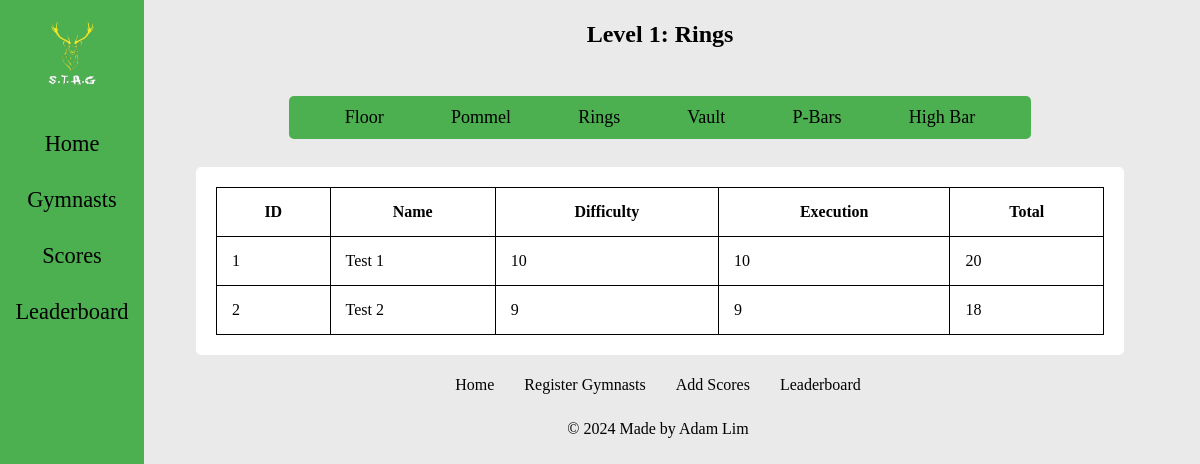
Screenshot of /apparatuslead/1/3 with the database file from the repository.
### tables this page shows
CREATE TABLE apparatus (apparatus_id INTEGER PRIMARY KEY, apparatus_name TEXT);

CREATE TABLE score (score_id INTEGER PRIMARY KEY, gymnast_id INTEGER REFERENCES gymnast (gymnast_id), apparatus_id INTEGER REFERENCES apparatus (apparatus_id), escore INTEGER, dscore INTEGER);

CREATE TABLE gymnast (gymnast_id INTEGER PRIMARY KEY, gymnast_name TEXT, level INTEGER);

### routes.py (the view)
@app.route("/apparatuslead/<int:level>/<int:apparatus_id>")
def apparatus_leaderboard(level, apparatus_id):
    conn = sqlite3.connect("database.db")
    cur = conn.cursor()
    cur.execute("SELECT score.gymnast_id, gymnast.gymnast_name, score.dscore,"
                "score.escore, (score.dscore + score.escore) "
                "AS total FROM gymnast "
                "JOIN score ON score.gymnast_id = gymnast.gymnast_id "
                "WHERE score.apparatus_id = ? AND gymnast.level = ? "
                "ORDER BY total DESC", (apparatus_id, level))
    data = cur.fetchall()
    '''
        Gets scores for an apparatus and level,
        calculating the total score for each gymnast.
        Orders the results by total score in descending order.
    '''
    cur.execute("SELECT apparatus_name FROM apparatus "
                "WHERE apparatus_id = ?", (apparatus_id,))
    apparatus_name = cur.fetchone()[0]
    '''
        Gets the name of the
        apparatus based on the given apparatus ID.
    '''
    cur.execute("SELECT DISTINCT apparatus.apparatus_id, "
                "apparatus.apparatus_name FROM apparatus "
                "JOIN score ON apparatus.apparatus_id = score.apparatus_id "
                "JOIN gymnast ON score.gymnast_id = gymnast.gymnast_id "
                "WHERE gymnast.level = ? "
                "ORDER BY apparatus.apparatus_id", (level,))
    apps = cur.fetchall()
    '''
        Gets all apparatus used by
        gymnasts at thier level, making sure the apparatus is
        associated with scores and gymnasts at that level.
    '''
    conn.close()
    return render_template("apparatuslead.html", level=level,
                           apparatus_id=apparatus_id, data=data,
                           apps=apps, apparatus_name=apparatus_name)

### templates/apparatuslead.html
{% extends 'layout.html' %}
{% block content %}
<div class="content">
    <h2 id="leadtitle">Level {{ level }}: {{ apparatus_name }}</h2>
    <div class="appheader">
        {% for app in apps %}
            <a class="applinks" href="/apparatuslead/{{ level }}/{{ app[0] }}">{{ app[1] }}</a>
        {% endfor %}
    </div>
    <div class="leadtable">
        <table>
            <tr>
                <th>ID</th>
                <th>Name</th>
                <th>Difficulty</th>
                <th>Execution</th>
                <th>Total</th>
            </tr>
            {% for row in data %}
            <tr>
                {% for col in row %}
                <td>{{ col }}</td>
                {% endfor %}
            </tr>
            {% endfor %}
        </table>
    </div>
</div>
{% endblock %}

### static/style.css (style rules this page uses)
body, html { height: 100%; margin: 0; background-color: #eaeaea; display: grid; grid-template-rows: auto 1fr; }
.content { margin-left: 15%; margin-right: 5%; padding: 1px 16px; font-family: "Times New Roman", Times, serif; color: #000000; display: grid; grid-template-columns: 1fr; }
table, td, th { border: 1px solid; border-radius: 10px; }
td, th { padding: 15px; }
td { overflow-x: auto; max-width: 60px; }
table { width: 100%; border-collapse: collapse; }
.leadtable { border-radius: 5px; background-color: #ffffff; padding: 20px; overflow-y: scroll; position: sticky; max-height: 1000px; display: grid; grid-template-columns: 1fr; }
.appheader { background-color: #4CAF50; justify-content: space-evenly; display: flex; align-items: center; border-radius: 5px; width: 80%; margin: 3% auto; }
.applinks { text-decoration: none; color: #000000; font-size: large; padding: 1.5%; text-transform: capitalize; display: flex; align-items: center; justify-content: center; }
#leadtitle { text-align: center; text-transform: capitalize; }

### rows the page displays
apparatus: apparatus_name "Rings"
apparatus: apparatus_name "Floor"
apparatus: apparatus_name "Pommel"
apparatus: apparatus_name "Vault"
apparatus: apparatus_name "P-Bars"
apparatus: apparatus_name "High Bar"
score: row "1" "10" "10" "20"
gymnast: gymnast_name "Test 1"
score: row "2" "9" "9" "18"
gymnast: gymnast_name "Test 2"

### other values shown
{{ level }} "1"
